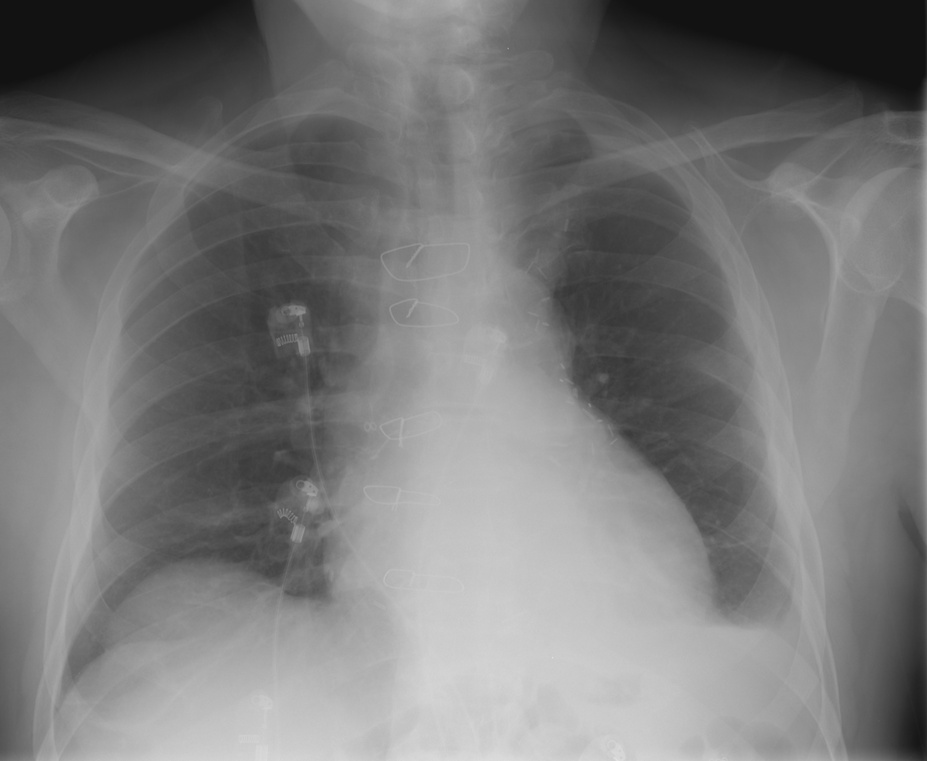
#> input picture BM5121 - Görüntü İşleme Ve Uygulamaları/Ödev 3: Histogram Eşitleme ve Bit Düzlem Matrisleri/lung.jpg, 927 x 761 px, shrunk from 2828 x 2320 before the run
$ jupyter execute 'ödev.ipynb'
#> lines starting #> are read from the running program, lines starting #| are printed output that depends on the picture
### BM5121 - Görüntü İşleme Ve Uygulamaları/Ödev 3: Histogram Eşitleme ve Bit Düzlem Matrisleri/utils.py
import matplotlib.pyplot as plt
import cv2
import numpy as np

def show_hist(img, channel_order="RGB", title="Histogram", ret=False,
                      bins=256, cumulative=False):
    # plot histograms for all 3 channels
    #print("len(img.shape):",len(img.shape))
    # https://matplotlib.org/stable/api/_as_gen/matplotlib.pyplot.hist.html

    # GRAYSCALE
    if len(img.shape) < 3:
        img = np.expand_dims(img, axis=2)
        color_names = ["Gray"]
    else:
        # RGB
        color_names = ["Red", "Green","Blue"]
        if channel_order == "BGR":
            # BGR
            color_names = reversed(color_names)

    if not cumulative:
        fig, axes = plt.subplots(1, img.shape[2], figsize=(15,5))
        if img.shape[2] == 1:
            axes = [axes]
            fig.set_size_inches(7,5)

        fig.tight_layout()

        for i, ch_name, ax in zip(range(img.shape[2]), color_names, axes):
            ax.hist(img[:, :, i].ravel(), bins=bins, range=[0, 256], )
            ax.set_title(f"{title}-{ch_name}")
    else:
            fig, ax = plt.subplots(1, 1, figsize=(7,5))
            ax.hist(img.ravel(), bins=bins, range=[0, 256], cumulative=True, )
            ax.set_title(f"{title}-Cumulative")

    plt.show()
    if ret:
        return fig

def img_read(src, ret_bgr=False, ret_gray=False, show=True):
    """
    Reads an image from the path and returns it.
    """
#> called with src = 'lung.jpg', ret_bgr = False, ret_gray = True, show = True

    if isinstance(src, str):
        img = cv2.imread(src) # BGR
#> img is the input picture: shape (761, 927, 3); min 16, max 225, mean 121.5
        if img is None:
            raise FileNotFoundError(f"Could not find image file '{src}'.")
    elif isinstance(src, np.ndarray):
        img = src
    else:
        raise TypeError("src must be a string or numpy array.")


    if ret_gray:
        if not len(img.shape) < 3:
            img = cv2.cvtColor(img, cv2.COLOR_BGR2GRAY)
#> img: shape (761, 927)
        else:
            img = img.copy()
    elif not ret_bgr:
        img = cv2.cvtColor(img, cv2.COLOR_BGR2RGB) # bgr 2 rgb

    if show:
        if ret_gray:
            plt.imshow(img, cmap="gray")
        else:
            plt.imshow(img)
        plt.title(f"shape: {img.shape}")
        plt.show()
    return img


# Global Histogram Equalization
# Histogram Equalization
#https://levelup.gitconnected.com/introduction-to-histogram-equalization-for-digital-image-enhancement-420696db9e43
# [19 lines left out: function hist_equalization, not called in this run]

### BM5121 - Görüntü İşleme Ve Uygulamaları/Ödev 3: Histogram Eşitleme ve Bit Düzlem Matrisleri/ödev.ipynb
[cell 1]
import cv2
import numpy as np
from skimage import data
import matplotlib.pyplot as plt

## Ödev 3.1
* orjinal, karanlık, aydınlık, ve dar kontrastlı (aynı resmin farklı versiyonlarının) resimlere histogram eşitleme işleme işlemi uygulayın
* önceki ve sonraki resimleri histogramları ile gösterin, tartışın (aşağıda verilen örnek resimler gibi)

https://medium.com/hackernoon/histogram-equalization-in-python-from-scratch-ebb9c8aa3f23

[cell 2]
from utils import img_read, show_hist

[cell 3]
img_org = img_read('lung.jpg',ret_gray=True)
show_hist(img_org)

[cell 4]
# Global Histogram Equalization
#https://levelup.gitconnected.com/introduction-to-histogram-equalization-for-digital-image-enhancement-420696db9e43
def hist_equalization(img_array):

    # STEP 1: Normalized cumulative histogram

    #flatten image array and calculate histogram via binning
    histogram_array = np.bincount(img_array.flatten(), minlength=256)
#> histogram_array = 256 values, max 25338 at index 18, min 0 at index 0, mean 2755.7
    #normalize
    num_pixels = np.sum(histogram_array)
#> num_pixels = 705447
    histogram_array = histogram_array/num_pixels
#> histogram_array = 256 values, max 0.0359 at index 18, min 0 at index 0, mean 0.00391
    #cumulative histogram
    chistogram_array = np.cumsum(histogram_array)
#> chistogram_array = 256 values from 0 to 1

    # STEP 2: Pixel mapping lookup table
    transform_map = np.floor(255 * chistogram_array).astype(np.uint8)
#> transform_map = 256 values from 0 to 254


    # STEP 3: Transformation
    eq_img_array = np.take(transform_map, img_array)
    return eq_img_array.astype(np.uint8)

hist_eq = hist_equalization(img_org)

show_hist(hist_eq)
plt.imshow(hist_eq, cmap='gray')

[cell 5]
dark_img = img_org - 50
bright_img = img_org + 50
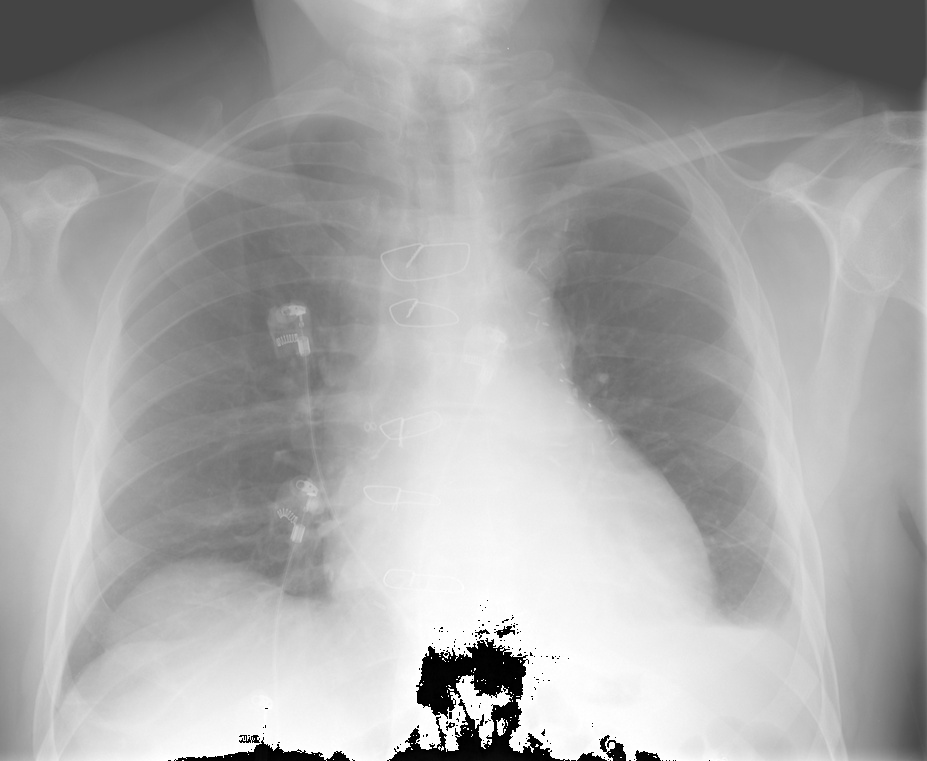
#> bright_img: shape (761, 927); min 0, max 255, mean 167.3

plt.imshow(dark_img, cmap='gray')
show_hist(dark_img)
plt.show()
show_hist(bright_img)
plt.imshow(bright_img, cmap='gray')

[cell 6]
def mean_std_img(img, mean_value, std_value):
#> called with mean_value = 128, std_value = 20
    norm_tmp = img - img.mean(axis=-1)[...,None]
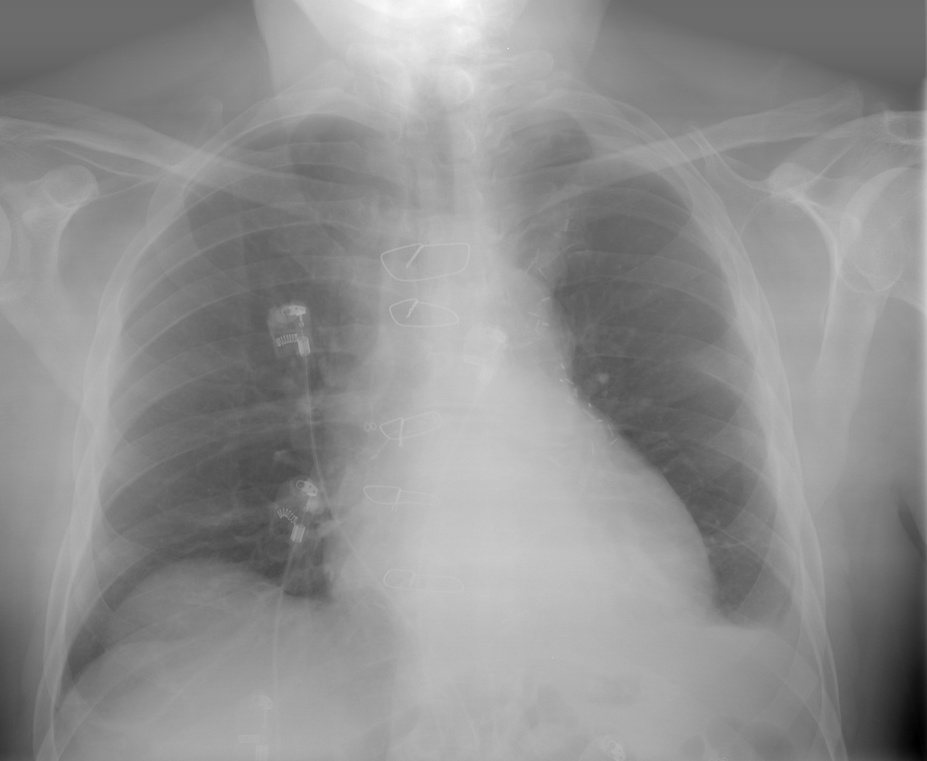
#> norm_tmp: shape (761, 927) float64; min -151.2, max 116.2, mean 0; drawn with min black and max white
    std_mul = std_value / img.std(axis=-1)[...,None]
#> std_mul = 761 values, max 1.48 at index 136, min 0.369 at index 0, mean 0.653
    scaled_img = mean_value + norm_tmp * std_mul
    return scaled_img

low_contrast_img= mean_std_img(img_org, 128, 20)

plt.imshow(low_contrast_img, cmap='gray')
show_hist(low_contrast_img)
#> in show_hist (call 5), `plt.show()`:
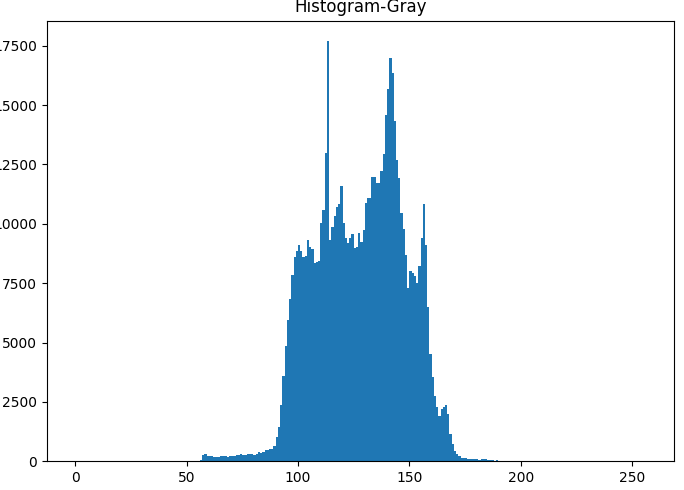
#> figure drawn by matplotlib, 1 panel; tallest bar 17681 high, from x = 113 to 114
plt.show()

[cell 7]
def show_results(img, title=None):

    # set up side-by-side image display
    fig, (ax1, ax2) = plt.subplots(1, 2, figsize=(10, 5), dpi=100)
    fig.suptitle(title, fontsize=14, fontweight='bold')
    fig.tight_layout()

    # show the image
    ax1.imshow(img, cmap='gray')

    # show the histogram
    ax2.hist(img.ravel(),  bins=256, range=[0,256], color='r',density=True)
    plt.show()

imgs = [img_org, low_contrast_img, dark_img, bright_img]
names = ['Original', 'Low Contrast', 'Dark', 'Bright']

for img, name in zip(imgs, names):
    img = img.astype(np.uint8)
    show_results(img, title=name)

    show_results(hist_equalization(img), title = f'Hist_equalized: {name}')
#> this loop made 4 passes
#> name on passes 1 to 4: 'Original', 'Low Contrast', 'Dark', 'Bright'
#> pass 1, in show_results (call 2), `plt.show()`:
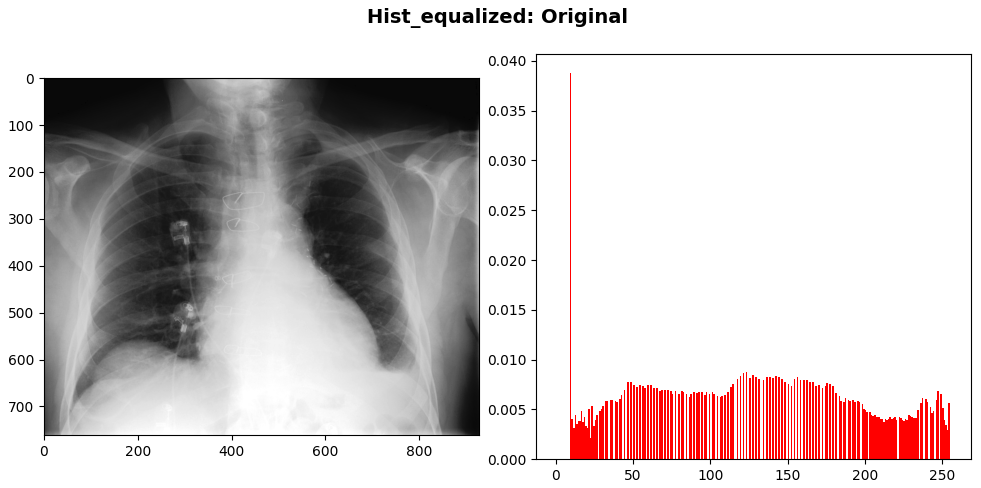
#> figure drawn by matplotlib, 2 panels; panel 2: tallest bar 0.0388 high, from x = 9 to 10
#> pass 3, in hist_equalization (call 4), `eq_img_array = np.take(transform_map, img_array)`:
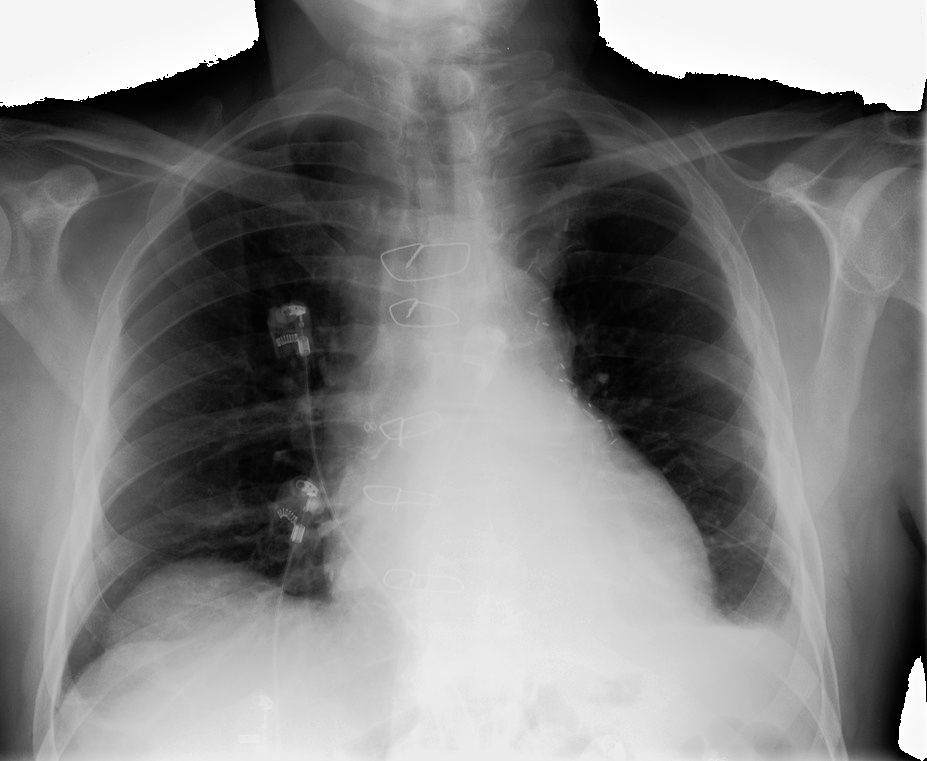
#> eq_img_array: shape (761, 927); min 0, max 254, mean 127.9

## 3.2

bit plane slicing

[cell 8]
img = img_read(data.camera(), ret_gray=True)
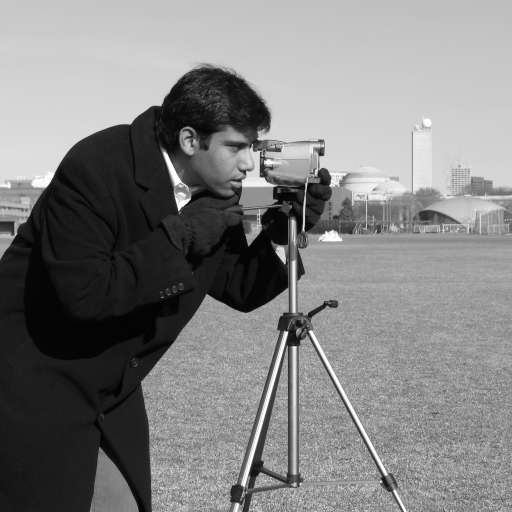
#> input picture skimage.data.camera(), 512 x 512 px
#> in img_read, img is the input picture: shape (512, 512); min 0, max 255, mean 129.1

[cell 9]
def bit_plane_slice(img, hstack=False):
#> called with hstack = False
    out = []

    for k in range(0, 8):
        # create an image for each k bit plane
        plane = np.full((img.shape[0], img.shape[1]), 2 ** k, np.uint8)
        # execute bitwise and operation
        res = cv2.bitwise_and(plane, img)
        # multiply ones (bit plane sliced) with 255 just for better visualization
        x = res * 255
        # append to the output list
        out.append(x)
#> this loop made 8 passes
#> pass 1, in bit_plane_slice, `res = cv2.bitwise_and(plane, img)`:
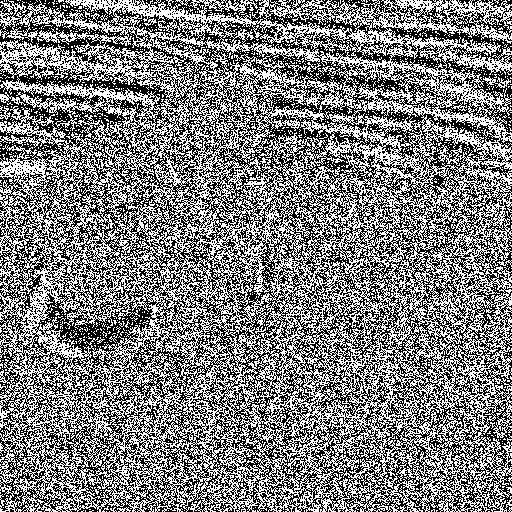
#> res: shape (512, 512); values 0 (black) and 1 (white), 49.7% white in thin lines or dots
#> after the loop: plane: shape (512, 512); every value is 128
#> after the loop, out = 8 items

    if hstack:
        # horizontal stack to visualize all bit planes
        out = np.hstack(out)
    return out

out = bit_plane_slice(img)
#> out = 8 items

[cell 10]
from mpl_toolkits.axes_grid1 import ImageGrid
fig = plt.figure(figsize=(20, 20))
img_grid = ImageGrid(fig, 111,
                     nrows_ncols=(2, 4),
                     axes_pad=0.5,)

for im, ax, i in zip(out, img_grid, range(1, 9)):
    ax.imshow(im, cmap='gray')
    ax.set_title(f'bit-plane: {i}')


plt.show()
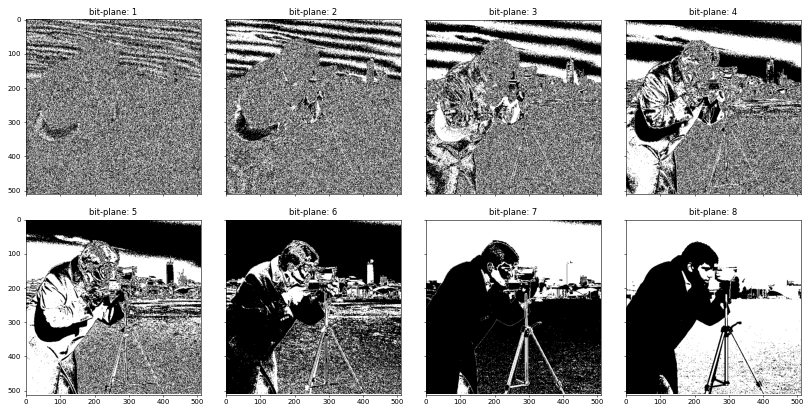
#> figure drawn by matplotlib, 8 panels
